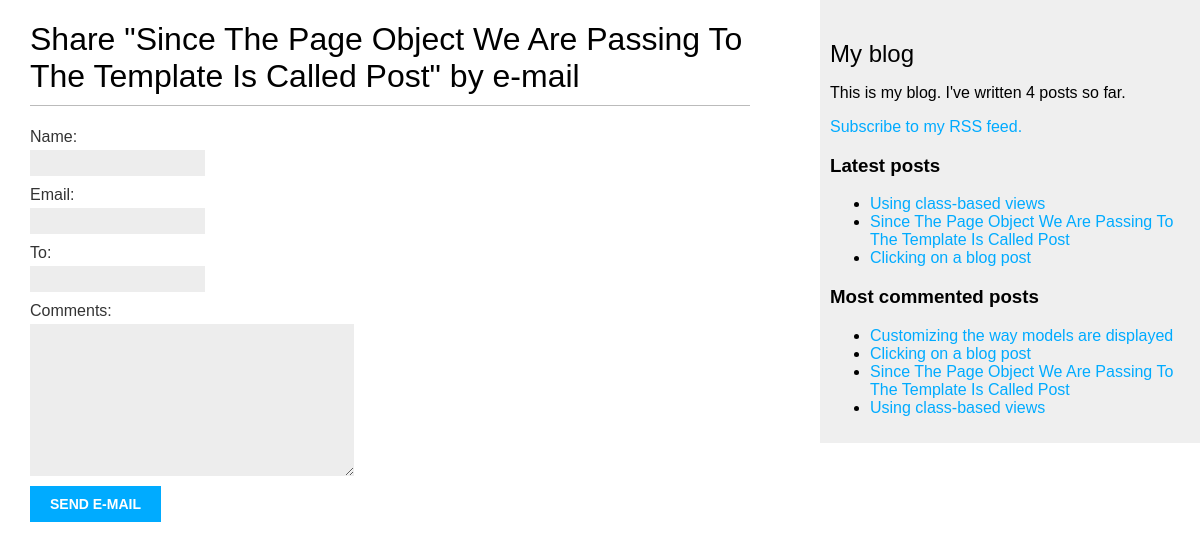
/blog/4/share/, run on an earlier commit of the app's database.
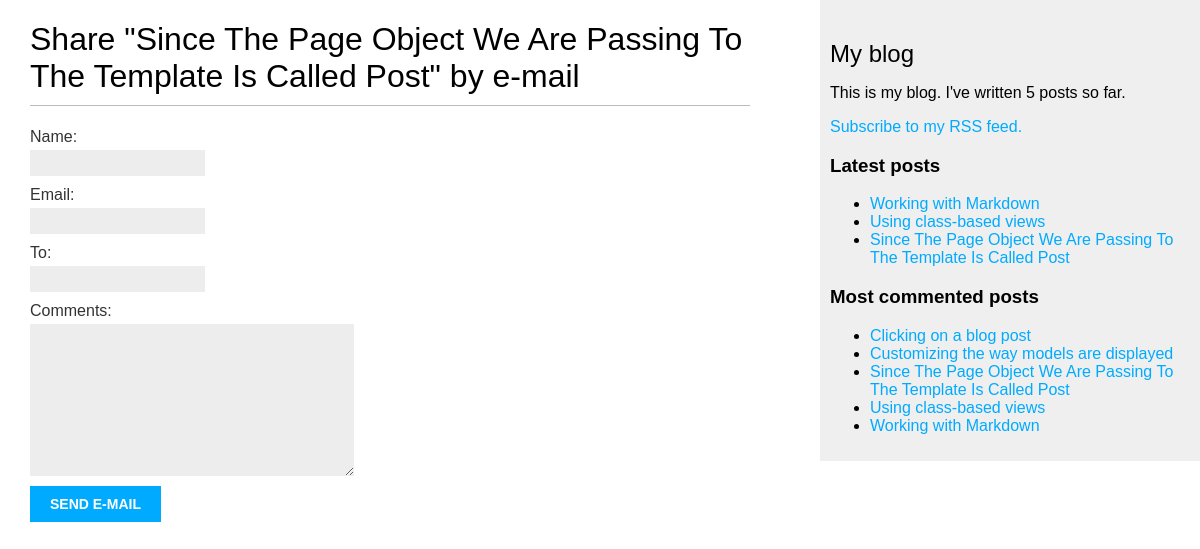
And on a later commit of the database.
### blog/models.py (models this page shows, shortened)
class Post(models.Model):
    STATUS_CHOICES = (
        ('draft', 'Draft'),
        ('published', 'Published'),
    )
    title = models.CharField(max_length=250)
    slug = models.SlugField(
        max_length=250,
        unique_for_date='publish'
    )
    author = models.ForeignKey(User, on_delete=models.CASCADE, related_name='blog_posts')
    body = models.TextField()
    publish = models.DateTimeField(default=timezone.now)
    created = models.DateTimeField(auto_now_add=True)
    updated = models.DateTimeField(auto_now=True)
    status = models.CharField(max_length=10, choices=STATUS_CHOICES, default='draft')
    objects = models.Manager()  # The default Manager
    published = PublishedManager()  # Our custom manager
    tags = TaggableManager()
    class Meta:
        ordering = ('-publish',)
    def get_absolute_url(self):
        return reverse(
            'blog:post_detail',
            args=[
                self.publish.year,
                self.publish.month,
                self.publish.day,
                self.slug,
            ])

### blog/views.py (the view)
# urls.py: path('<int:post_id>/share/', views.post_share, name='post_share'),
def post_share(request, post_id):
    post = get_object_or_404(
        Post,
        id=post_id,
        status='published'
    )
    sent = False
    if request.method == 'POST':
        form = EmailPostForm(request.POST)
        if form.is_valid():
            cd = form.cleaned_data
            post_url = request.build_absolute_uri(post.get_absolute_url())
            subject = '{} ({}) recommends you reading "{}"'.format(cd['name'], cd['email'], post.title)
            message = 'Read "{}" at {}\n\n{}\'s comments {}'.format(post.title, post_url, cd['name'], cd['comments'])
            send_mail(subject, message, 'admin@myblog.com', [cd['to']])
            sent = True
    else:
        form = EmailPostForm()
    return render(
            request,
            'blog/post/share.html',
            {
                'post': post,
                'form': form,
                'sent': sent,
            }
            )

### blog/forms.py
class EmailPostForm(forms.Form):
    name = forms.CharField(max_length=25)
    email = forms.EmailField()
    to = forms.EmailField()
    comments = forms.CharField(required=False, widget=forms.Textarea)

### blog/models.py (called while the page is built)
    def get_queryset(self):
        return super(PublishedManager, self).get_queryset().filter(status='published')

### blog/templatetags/blog_tags.py (called while the page is built)
@register.simple_tag
def total_posts():
    return Post.published.count()

@register.inclusion_tag('blog/post/latest_posts.html')
def show_latest_posts(count=5):
    latest_posts = Post.published.order_by('-publish')[:count]
    return {'latest_posts': latest_posts}

@register.simple_tag
def get_most_commented_posts(count=5):
    return Post.published.annotate(
        total_comments=Count('comments')
    ).order_by('-total_comments')[:count]

### blog/templates/blog/post/share.html (shortened to what this page needs)
{% extends 'blog/base.html' %}
{% block content %}
    {% if sent %}
        <h1>E-mail successfully sent</h1>
        <p>
            "{{ post.title }}" was successfully sent to {{ form.cleaned_data.to }}.
        </p>
    {% else %}
        <h1>Share "{{ post.title }}" by e-mail</h1>
        <form action="." method="POST">
            {{ form.as_p }}
            <input type="submit" value="Send e-mail">
        </form>
    {% endif %}
{% endblock %}

### blog/templates/blog/base.html (shortened to what this page needs)
{% load blog_tags %}
{% load static %}
<!DOCTYPE html>
<html>
    <head>
        <link rel="stylesheet" href="{% static 'css/blog.css' %}">
    </head>
    <body>
        <div id="content">
            {% block content %}
            {% endblock %}
        </div>
        <div id="sidebar">
            <h2>My blog</h2>
            <p>This is my blog. I've written {% total_posts %} posts so far.</p>
            <p><a href="{% url 'blog:post_feed' %}">Subscribe to my RSS feed.</a></p>
            <h3>Latest posts</h3>
            {% show_latest_posts 3 %}
            <h3>Most commented posts</h3>
            {% get_most_commented_posts as most_commented_posts %}
            <ul>
                {% for post in most_commented_posts %}
                    <li>
                        <a href="{{ post.get_absolute_url }}">{{ post.title }}</a>
                    </li>
                {% endfor %}
            </ul>
        </div>
    </body>
</html>

### blog/templates/blog/post/latest_posts.html
<ul>
    {% for post in latest_posts %}
    <li>
        <a href="{{ post.get_absolute_url }}">{{ post.title }}</a>
    </li>
    {% endfor %}
</ul>

### blog/static/css/blog.css (style rules this page uses)
body { margin:0; padding:0; font-family:helvetica, sans-serif; }
a { color:#00abff; text-decoration:none; }
h1 { font-weight:normal; border-bottom:1px solid #bbb; padding:0 0 10px 0; }
h2 { font-weight:normal; margin:30px 0 0; }
#content { float:left; width:60%; padding:0 0 0 30px; }
#sidebar { float:right; width:30%; padding:10px; background:#efefef; height:100%; }
label { float:left; clear:both; color:#333; margin-bottom:4px; }
input, textarea { clear:both; float:left; margin:0 0 10px; background:#ededed; border:0; padding:6px 10px; font-size:12px; }
input[type=submit] { font-weight:bold; background:#00abff; color:#fff; padding:10px 20px; font-size:14px; text-transform:uppercase; }

What changed in the data, as far as the page shows it:
no longer on one of the page's lists (row unchanged): Post: title "Clicking on a blog post"
added Post: title "Working with Markdown"
shown differently, row unchanged: Post "Clicking on a blog post": moves up the list
Also different on the page:
text no longer shown: "4"
text now shown: "5"
